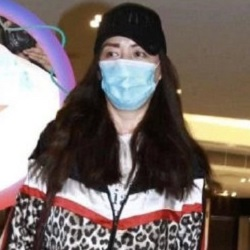
#> input picture pos/10.jpg, 250 x 250 px, found by its file name; its folder holds 4 pictures in this run
$ python Train_HOG_SVM.py
#> lines starting #> are read from the running program, lines starting #| are printed output that depends on the picture; pictures that were not available may be replaced by others from this repository, and a replacement may not be noted
# Importing the necessary modules:

from skimage.feature import hog
from skimage.transform import pyramid_gaussian
from skimage.io import imread
import joblib
from sklearn.preprocessing import LabelEncoder
from sklearn.svm import LinearSVC
from sklearn.metrics import classification_report

from sklearn.model_selection import KFold
from sklearn.model_selection import train_test_split

from skimage import color
from imutils.object_detection import non_max_suppression
import imutils
import numpy as np
import argparse
import cv2
import os
import glob
from PIL import Image # This will be used to read/modify images (can be done via OpenCV too)
from numpy import *

# define parameters of HOG feature extraction
orientations = 9
pixels_per_cell = (8, 8)
cells_per_block = (2, 2)
threshold = .3


# define path to images:

pos_im_path = r"F:\Object-detection-via-HOG-SVM-master\pos" # This is the path of our positive input dataset
# define the same for negatives
neg_im_path= r"F:\Object-detection-via-HOG-SVM-master\nag"

# read the image files:
pos_im_listing = os.listdir(pos_im_path) # it will read all the files in the positive image path (so all the required images)
neg_im_listing = os.listdir(neg_im_path)
num_pos_samples = size(pos_im_listing) # simply states the total no. of images
num_neg_samples = size(neg_im_listing)
print(num_pos_samples) # prints the number value of the no.of samples in positive dataset
print(num_neg_samples)
data= []
labels = []

# 计算HOG特征与他们的标签:

for file in pos_im_listing: #this loop enables reading the files in the pos_im_listing variable one by one
    img = Image.open(pos_im_path + '\\' + file) # open the file
#> img is the input picture: PIL image 250x250 RGB; mean R, G, B 119, 105.9, 101.5
    img = img.resize((128,128))
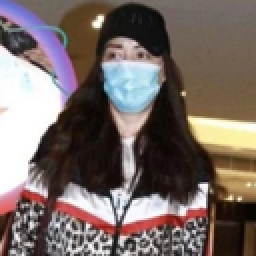
#> img: PIL image 128x128 RGB (shown 2 times larger); mean R, G, B 119, 106, 101.5
    gray = img.convert('L') # convert the image into single channel i.e. RGB to grayscale
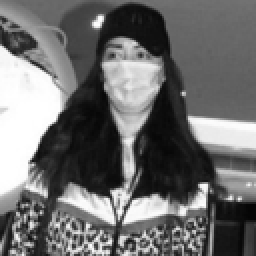
#> gray: PIL image 128x128 L (shown 2 times larger); min 5, max 255, mean 109.4
    # calculate HOG for positive features
    fd = hog(gray, orientations, pixels_per_cell, cells_per_block, block_norm='L2', feature_vector=True)# fd= feature descriptor
#> fd = 8100 values, max 0.97 at index 3844, min 0 at index 1, mean 0.103
    data.append(fd)
    labels.append(1)
#> pass 2 of the loop `for file in pos_im_listing:`:
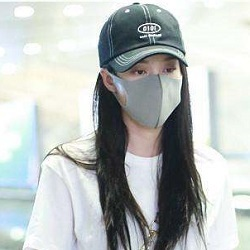
#> input picture pos/103.jpg, 250 x 250 px, found by its file name
#> img is the input picture: PIL image 250x250 RGB; mean R, G, B 184, 189.3, 187.9
#> `img = img.resize((128,128))`:
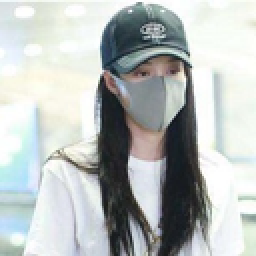
#> img: PIL image 128x128 RGB (shown 2 times larger); mean R, G, B 184, 189.3, 187.9
#> `gray = img.convert('L')`:
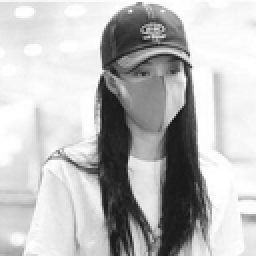
#> gray: PIL image 128x128 L (shown 2 times larger); min 20, max 255, mean 187.6
#> `fd = hog(gray, orientations, pixels_per_cell, cells_per_block, block_n..`: fd = 8100 values, max 0.958 at index 6475, min 0 at index 17, mean 0.0961
#> pass 3 of the loop `for file in pos_im_listing:`:
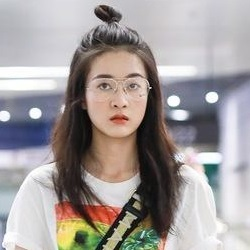
#> input picture pos/104.jpg, 250 x 250 px, found by its file name
#> img is the input picture: PIL image 250x250 RGB; mean R, G, B 162, 155.6, 154.6
#> `img = img.resize((128,128))`:
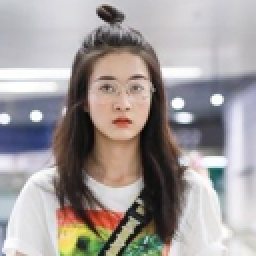
#> img: PIL image 128x128 RGB (shown 2 times larger); mean R, G, B 162, 155.6, 154.5
#> `gray = img.convert('L')`:
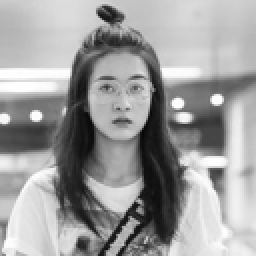
#> gray: PIL image 128x128 L (shown 2 times larger); min 6, max 255, mean 157.4
#> `fd = hog(gray, orientations, pixels_per_cell, cells_per_block, block_n..`: fd = 8100 values, max 0.951 at index 1216, min 0 at index 1, mean 0.0978
#> the loop made 4 passes; the first 3 are shown

# Same for the negative images
for file in neg_im_listing:
    img= Image.open(neg_im_path + '\\' + file)
    img = img.resize((128,128))
    gray= img.convert('L')
    # Now we calculate the HOG for negative features
    fd = hog(gray, orientations, pixels_per_cell, cells_per_block, block_norm='L2', feature_vector=True)
#> fd = 8100 values, max 0.97 at index 3844, min 0 at index 1, mean 0.103
    data.append(fd)
    labels.append(0)
# encode the labels, converting them from strings to integers
le = LabelEncoder()
labels = le.fit_transform(labels)


# Partitioning the data into training and testing splits, using 80%
# of the data for training and the remaining 20% for testing
print(" Constructing training/testing split...")
(trainData, testData, trainLabels, testLabels) = train_test_split(
	np.array(data), labels, test_size=0.20, random_state=42)
#%% Train the linear SVM
print(" Training Linear SVM classifier...")
model = LinearSVC()
model.fit(trainData, trainLabels)
#%% Evaluate the classifier
print(" Evaluating classifier on test data ...")
predictions = model.predict(testData)
print(classification_report(testLabels, predictions))


# Save the model:
#%% 存储模型
joblib.dump(model, 'model_name.npy')
